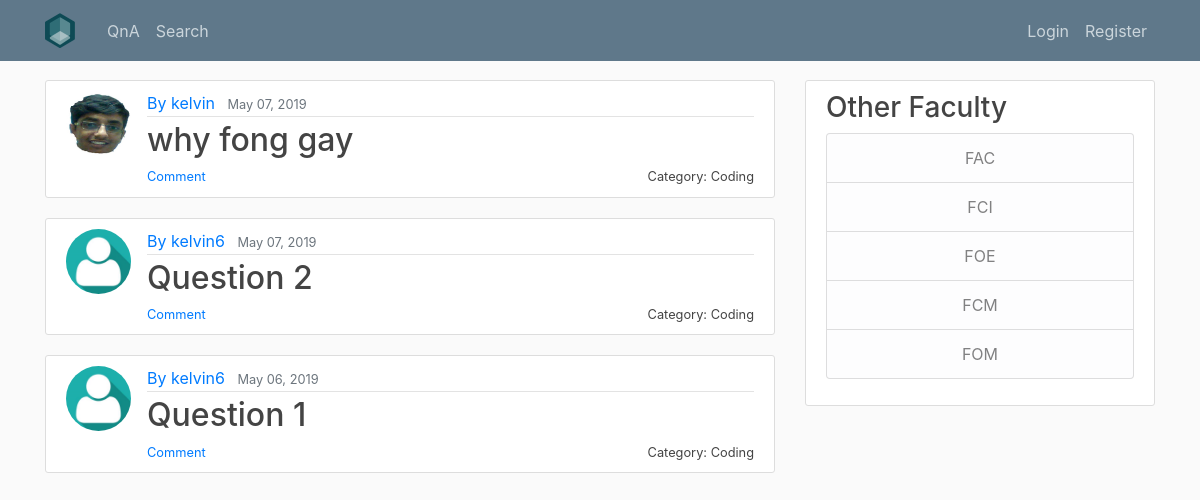
Before: /QnA/ with the older database file.
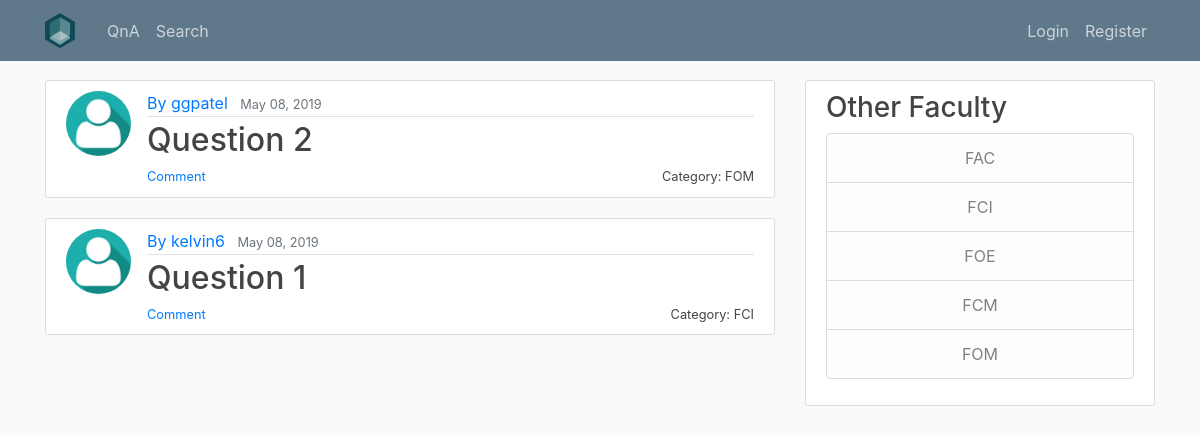
After: the same page with the newer database file.
### QnA/models.py (models this page shows, shortened)
class question (models.Model):
    title = models.CharField(max_length=100) #use charfield to limit user input
    liked_by = models.ManyToManyField(User,related_name='liked_by_question',blank = True)
    like = models.IntegerField(default=0)
    slug = models.SlugField(max_length=100)
    content = models.TextField() #use TextField if there is no limit for the content
    date_published = models.DateTimeField(default=timezone.now) #auto-select the current time
    category = models.ForeignKey(category,on_delete=models.CASCADE)
    author = models.ForeignKey(User, on_delete=models.CASCADE) #if the user is deleted the question will be deleted

class category (models.Model):
    category = models.CharField(max_length=100)
    slug = models.SlugField(max_length=100,unique=True)
    def __str__(self):
        return self.category

### users/models.py (models this page shows, shortened)
class Profile(models.Model):
    user = models.OneToOneField(User, on_delete=models.CASCADE)
    image = models.ImageField(default="default.png", upload_to="profile_pics")

### QnA/views.py (the view)
# urls.py: path("QnA/", QuestionListView.as_view(), name="qna"),
class QuestionListView(ListView):
    model = question
    template_name = 'QnA/question.html'
    context_object_name = 'question'
    ordering = ['-date_published']
    paginate_by = 5

### QnA/templates/QnA/question.html (shortened to what this page needs)
{% extends "QnA/base.html" %}
{% load crispy_forms_tags %}
{% block content %}
	{% for question in question %}
		<article class="media content-section">
		  <img class="rounded-circle article-img" src="{{ question.author.profile.image.url }}">
		  <div class="media-body">
		    <div class="article-metadata">
		      <a class="mr-2" href="{% url 'user-profile' question.author.username %}" >By {{ question.author }}</a>
		      <small class="text-muted">{{ question.date_published|date:"F d, Y" }}</small>
		    </div>
				<h2><a class="article-title" style="display : inline" href="{% url 'question-detail' question.slug question.pk %}" >{{ question.title }}</a></h2>
				<small class="article-title" style="float: right" >Category: {{ question.category }}</small>
				<small class="article-title" style="float: left" ><a href="{% url 'question-detail' question.slug question.pk %}">Comment</a></small>
		  </div>
		</article>
	{% endfor %}
{% endblock %}

### QnA/templates/QnA/base.html (shortened to what this page needs)
{% load static %}
<!DOCTYPE html>
<html>
<head>
    <link rel="stylesheet" href="https://stackpath.bootstrapcdn.com/bootstrap/4.3.1/css/bootstrap.min.css">
    <link rel="stylesheet" type="text/css" href="{% static 'QnA/base.css' %}">
</head>
<body>
	<header class="site-header">
	  <nav class="navbar navbar-expand-md bg-steel fixed-top">
	    <div class="container">
				{% if user.is_authenticated %}
				<a class="navbar-brand mr-4" href="{% url 'qna' %}"><img src="{% static 'Image/logo.png' %}"/></a>
				{% else %}
				<a class="navbar-brand mr-4" href="{% url 'home' %}"><img src="{% static 'Image/logo.png' %}"/></a>
				{% endif %}
	      <div class="collapse navbar-collapse" id="navbarToggle">
	        <div class="navbar-nav mr-auto">
						<a class="nav-item nav-link" href="{% url 'qna' %}">QnA</a>
						<a class="nav-item nav-link" href="{% url 'search-form' %}">Search</a>
	        </div>
	        </div>
	        <div class="navbar-nav">
	          {% if user.is_authenticated %}
	            <a class="nav-item nav-link" href="{% url 'new-question' %}"><span class="glyphicon glyphicon-user"></span>New Post</a>
	            <a class="nav-item nav-link" href="{% url 'profile' %}">Profile</a>
	          	<a class="nav-item nav-link" href="{% url 'logout' %}">Logout</a>
	          {% else %}
	         	 <a class="nav-item nav-link" href="{% url 'login' %}">Login</a>
	             <a class="nav-item nav-link" href="{% url 'register' %}">Register</a>
	          {% endif %}
	        </div>
	      </div>
	  </nav>
	</header>
	<main role="main" class="container">
	  <div class="row">
	    <div class="col-md-8">
	      {% block content %}{% endblock %}
	    </div>
	    <div class="col-md-4">
	      <div class="content-section">
	        <h3>Other Faculty</h3>
	          <ul class="list-group" style="text-align:center">
	            <a class="list-group-item list-group-item-light" href="{% url 'qna' %}">FAC</a>
	            <a class="list-group-item list-group-item-light" href="{% url 'qna' %}">FCI</a>
	            <a class="list-group-item list-group-item-light" href="{% url 'qna' %}">FOE</a>
							<a class="list-group-item list-group-item-light" href="{% url 'qna' %}">FCM</a>
							<a class="list-group-item list-group-item-light" href="{% url 'qna' %}">FOM</a>
	          </ul>
	      </div>
	    </div>
	  </div>
	</main>
</body>
</html>

### QnA/static/QnA/base.css (style rules this page uses)
body { background: #fafafa; color: #333333; margin-top: 5rem; }
h1, h2, h3, h4, h5, h6 { color: #444444; }
ul { margin: 0; }
.bg-steel { background-color: #5f788a; }
.site-header .navbar-nav .nav-link { color: #cbd5db; }
.content-section { background: #ffffff; padding: 10px 20px; border: 1px solid #dddddd; border-radius: 3px; margin-bottom: 20px; }
.article-title { color: #444444; }
.article-img { height: 65px; width: 65px; margin-right: 16px; }
.article-metadata { padding-bottom: 1px; margin-bottom: 4px; border-bottom: 1px solid #e3e3e3 }

Changed rows visible on the page:
removed question: author.profile.image (picture), author "kelvin", date_published "May 07, 2019", title "why fong gay", category "Coding"
removed question: author.profile.image (placeholder picture), author "kelvin6", date_published "May 07, 2019", title "Question 2", category "Coding"
removed question: author.profile.image (placeholder picture), author "kelvin6", date_published "May 06, 2019", title "Question 1", category "Coding"
added question: author.profile.image (placeholder picture), author "ggpatel", date_published "May 08, 2019", title "Question 2", category "FOM"
added question: author.profile.image (placeholder picture), author "kelvin6", date_published "May 08, 2019", title "Question 1", category "FCI"
